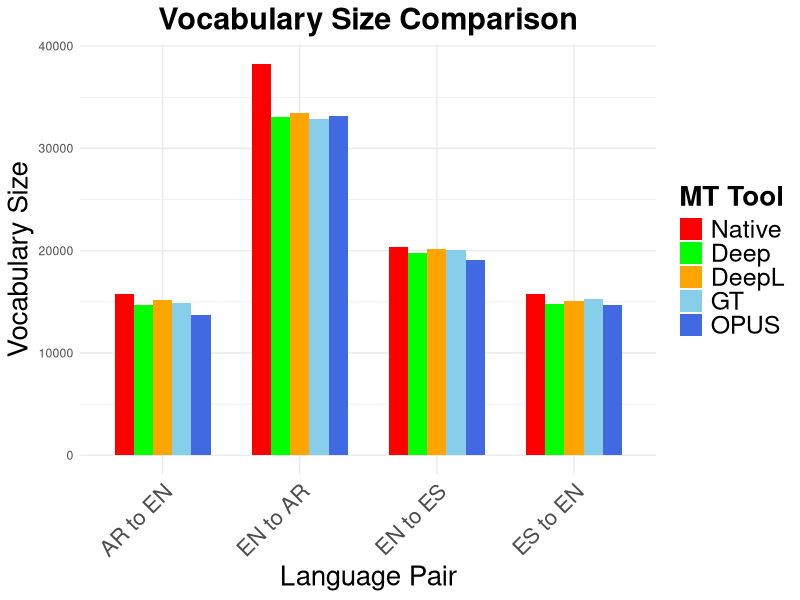

Recreate this plot in R.
## ---- chunk 1
library(ggplot2)
df <- data.frame(type=c("Native", "Deep", "DeepL", "GT", "OPUS",
                         "Native", "Deep", "DeepL", "GT", "OPUS",
                         "Native", "Deep", "DeepL", "GT", "OPUS",
                         "Native", "Deep", "DeepL", "GT", "OPUS"),
                 lang=c("ES to EN", "ES to EN", "ES to EN", "ES to EN", "ES to EN",
                        "AR to EN", "AR to EN", "AR to EN", "AR to EN", "AR to EN",
                        "EN to ES", "EN to ES", "EN to ES", "EN to ES", "EN to ES",
                        "EN to AR", "EN to AR", "EN to AR", "EN to AR", "EN to AR"),
                 vocab_size=c(15755, 14780, 15035, 15264, 14643, 15755, 14729, 15210, 14870, 13735, 20373, 19754, 20161, 20043, 19078, 38267, 33058, 33437, 32858, 33171))


# Create a new column to differentiate Native from MT Tools for separate legend categories
df$legend_type <- ifelse(df$type == "Native", "Native", "MT Tool")

# Convert the 'type' column into a factor with 'Native' first
df$type <- factor(df$type, levels = c("Native", "Deep", "DeepL", "GT", "OPUS"))

# Plot with 'Native' appearing first in the order
ggplot(df, aes(x = lang, y = vocab_size, fill = type)) +
  geom_bar(stat = "identity", position = "dodge", width = 0.7) + 
  labs(title = "Vocabulary Size Comparison", 
       x = "Language Pair", 
       y = "Vocabulary Size",
       fill = "MT Tool") +
  scale_fill_manual(
    values = c("Native" = "red", "Deep" = "green", "DeepL" = "orange", 
               "GT" = "skyblue", "OPUS" = "royalblue"),
    breaks = c("Native", "Deep", "DeepL", "GT", "OPUS"),
    labels = c("Native", "Deep", "DeepL", "GT", "OPUS")
  ) +  
  theme_minimal() +
  theme(
    plot.title = element_text(hjust = 0.5, size = 22, face = "bold"),
    axis.title.x = element_text(size = 20),
    axis.title.y = element_text(size = 20),
    axis.text.x = element_text(size = 16, angle = 45, hjust = 1),  
    legend.title = element_text(size = 20, face = "bold"), 
    legend.text = element_text(size = 18)  
  )

